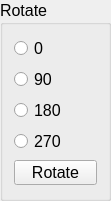
   <widget class="QGroupBox" name="groupBox_3">
    <property name="geometry">
     <rect>
      <x>510</x>
      <y>150</y>
      <width>111</width>
      <height>201</height>
     </rect>
    </property>
    <property name="font">
     <font>
      <pointsize>12</pointsize>
     </font>
    </property>
    <property name="title">
     <string>Rotate</string>
    </property>
    <layout class="QVBoxLayout" name="verticalLayout_3">
     <item>
      <widget class="QRadioButton" name="rotate0deg">
       <property name="font">
        <font>
         <pointsize>12</pointsize>
        </font>
       </property>
       <property name="text">
        <string>0 </string>
       </property>
      </widget>
     </item>
     <item>
      <widget class="QRadioButton" name="rotate90deg">
       <property name="font">
        <font>
         <pointsize>12</pointsize>
        </font>
       </property>
       <property name="text">
        <string>90</string>
       </property>
      </widget>
     </item>
     <item>
      <widget class="QRadioButton" name="rotate180deg">
       <property name="font">
        <font>
         <pointsize>12</pointsize>
        </font>
       </property>
       <property name="text">
        <string>180</string>
       </property>
      </widget>
     </item>
     <item>
      <widget class="QRadioButton" name="rotate270deg">
       <property name="font">
        <font>
         <pointsize>12</pointsize>
        </font>
       </property>
       <property name="text">
        <string>270</string>
       </property>
      </widget>
     </item>
     <item>
      <widget class="QPushButton" name="rotate">
       <property name="sizePolicy">
        <sizepolicy hsizetype="Preferred" vsizetype="Preferred">
         <horstretch>0</horstretch>
         <verstretch>0</verstretch>
        </sizepolicy>
       </property>
       <property name="minimumSize">
        <size>
         <width>0</width>
         <height>25</height>
        </size>
       </property>
       <property name="maximumSize">
        <size>
         <width>16777215</width>
         <height>25</height>
        </size>
       </property>
       <property name="font">
        <font>
         <pointsize>12</pointsize>
        </font>
       </property>
       <property name="text">
        <string>Rotate</string>
       </property>
      </widget>
     </item>
    </layout>
   </widget>
